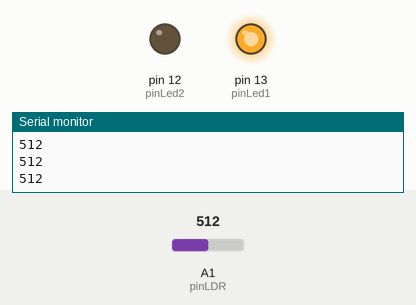
A sketch run on a simulated Arduino Uno, built with avr-gcc and run on an emulated ATmega328P. Shown: output pins drawn as LEDs (lit = HIGH), the last lines printed to the serial monitor. The test bench sets the inputs (shaded band); at power-on: A1 (pinLDR) = 512.

Above: at 1.2 s.
1.3 s: A1 (pinLDR) set to 527
At 1.8 s:
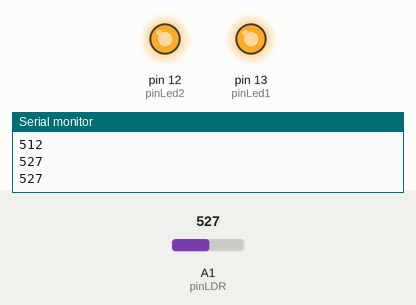
2.9 s: A1 (pinLDR) set to 246
At 4.2 s:
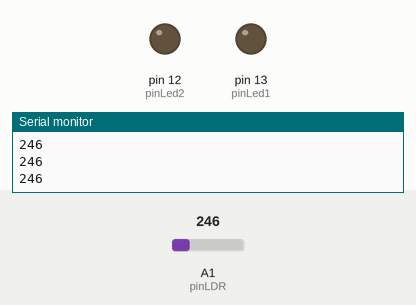
4.5 s: A1 (pinLDR) set to 270
At 5.6 s:
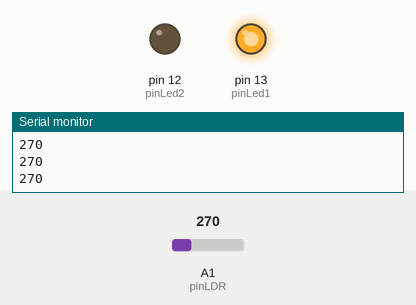
6.1 s: A1 (pinLDR) set to 122
At 6.9 s:
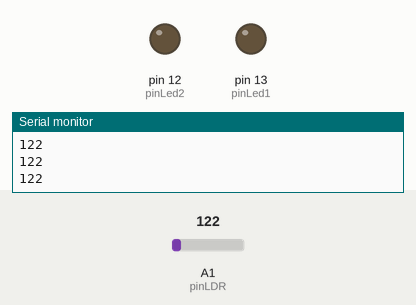
Timing chart, 0 to 8.7 s (numbered marks = the images above; inputs shaded):
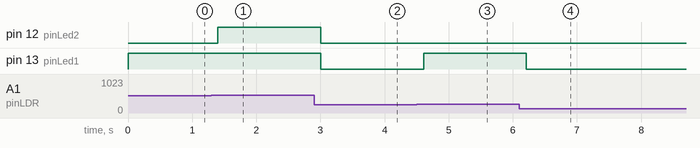

Measured:
- the behaviour switches between 512 and 513 on A1 (pinLDR) (found by bisection; images 0 and 1)
- the behaviour switches between 256 and 257 on A1 (pinLDR) (found by bisection; images 2 and 3)
- after the input at 1.3 s, pin 12 (pinLed2): LOW → HIGH after 0.10 s
- after the input at 2.9 s, pin 12 (pinLed2), pin 13 (pinLed1): HIGH → LOW after 0.10 s
- after the input at 4.5 s, pin 13 (pinLed1): LOW → HIGH after 0.11 s
- after the input at 6.1 s, pin 13 (pinLed1): HIGH → LOW after 0.11 s

The sketch:

ldr.ino
```cpp
// Pin donde se conectan los leds
int pinLed1 = 13;
int pinLed2 = 12;

// Pin analogico de entrada para el LDR
int pinLDR = 1;

// Variable donde se almacena el valor del LDR
int valorLDR = 0;

void setup()
{
  // Configuramos como salidas los pines donde se conectan los led
  pinMode(pinLed1, OUTPUT);
  pinMode(pinLed2, OUTPUT);


  //  Configurar el puerto serial
  Serial.begin(9600);
}

void loop()
{
  // Apagar todos los leds siempre que se inicia el ciclo
  digitalWrite(pinLed1, LOW);
  digitalWrite(pinLed2, LOW);


  // Guardamos el valor leido del ADC en una variable
  // El valor leido por el ADC (voltaje) aumenta de manera directamente proporcional
  // con respecto a la luz percibida por el LDR
  valorLDR= analogRead(pinLDR);

  // Devolver el valor leido a nuestro monitor serial en el IDE de Arduino
  Serial.println(valorLDR);

  // Encender los leds apropiados de acuerdo al valor de ADC
  if(valorLDR > 256)
  {
    digitalWrite(pinLed1, HIGH);
  }
  if(valorLDR > 512)
  {
    digitalWrite(pinLed2, HIGH);
  }

  // Esperar unos milisegundos antes de actualizar
  delay(200);
}
```
